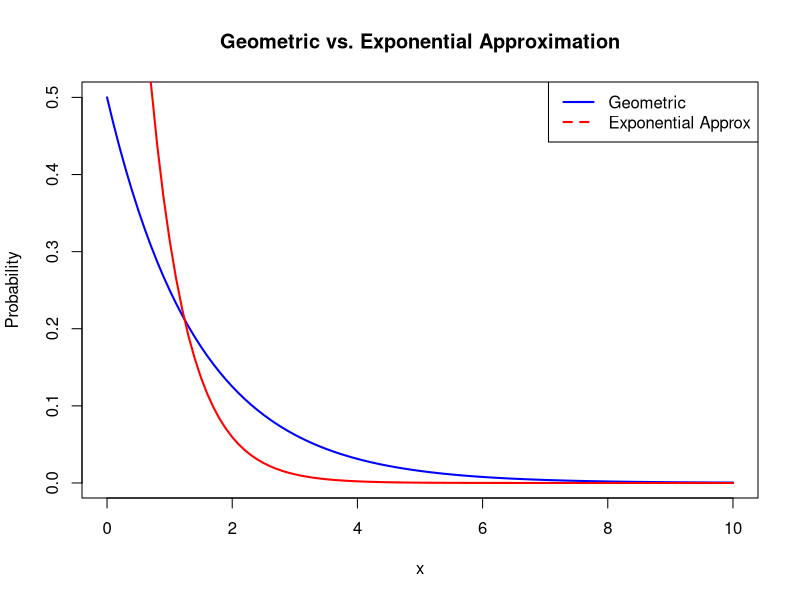

This chart was generated by the following R code:
p <- 0.5

sample <- rgeom(5, p)
sample_mean<- mean(sample)
lambda <- 1/sample_mean

# Plot geometric distribution using curve()
curve(p * (1 - p) ^ x, from = 0, to = 10, col = "blue", lwd = 2, 
      ylab = "Probability", xlab = "x", main = "Geometric vs. Exponential Approximation")

#Overlay the exponential distribution
curve(dexp (x, lambda), from = 0, to = 10, col = "red", lwd = 2, add = TRUE)

# Add legend
legend("topright", legend = c("Geometric", "Exponential Approx"), 
       col = c("blue", "red"), lwd = 2, lty = c(1, 2))